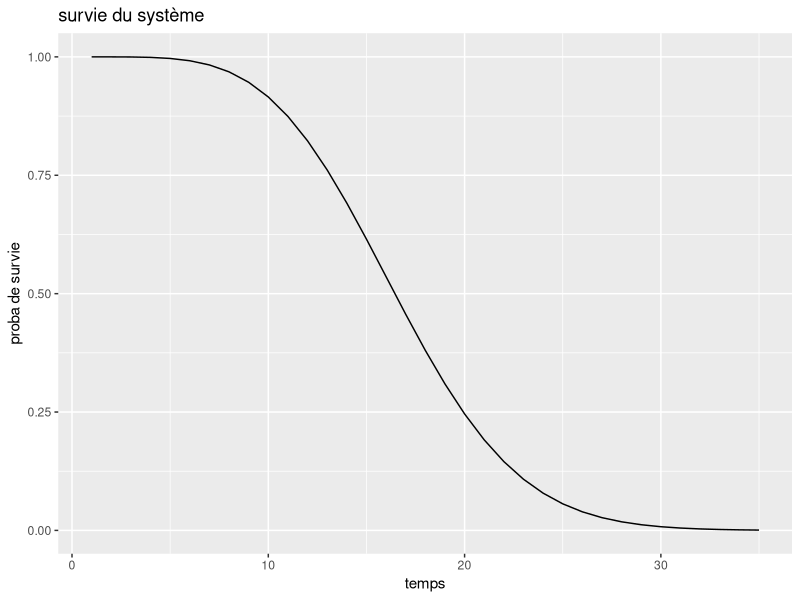
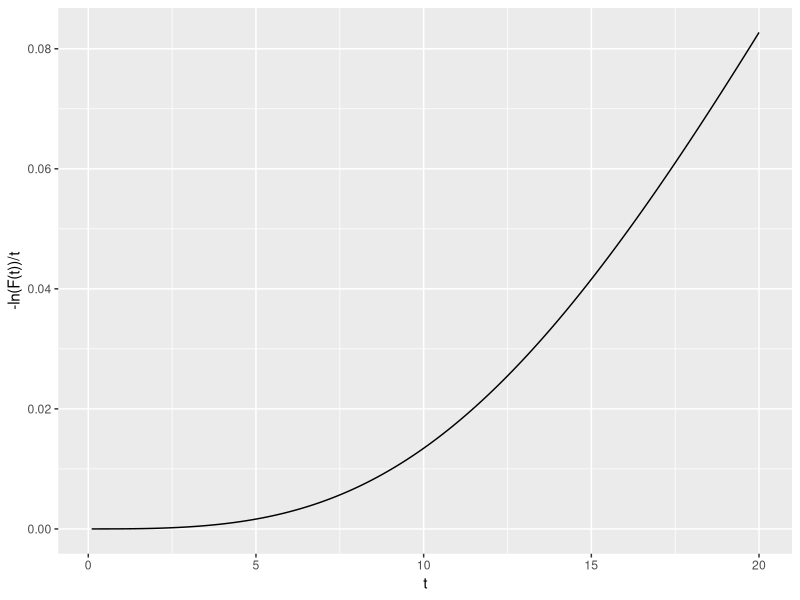
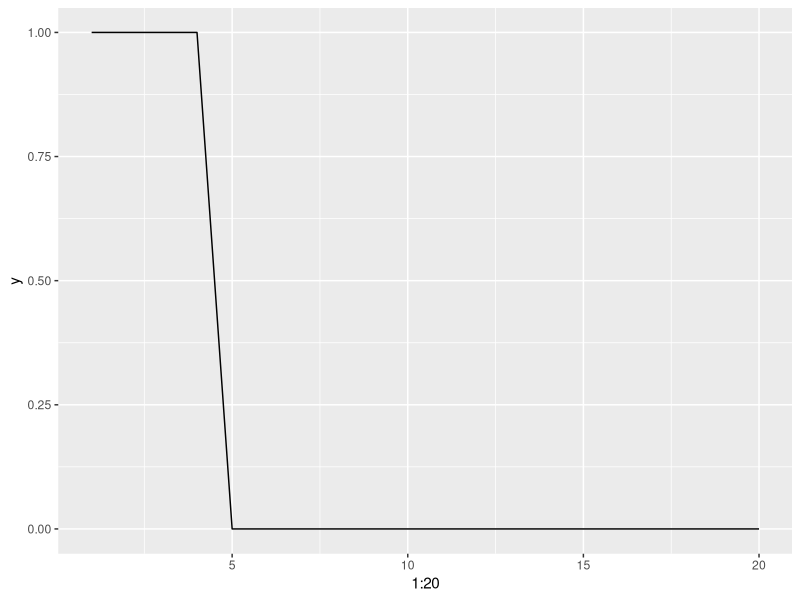
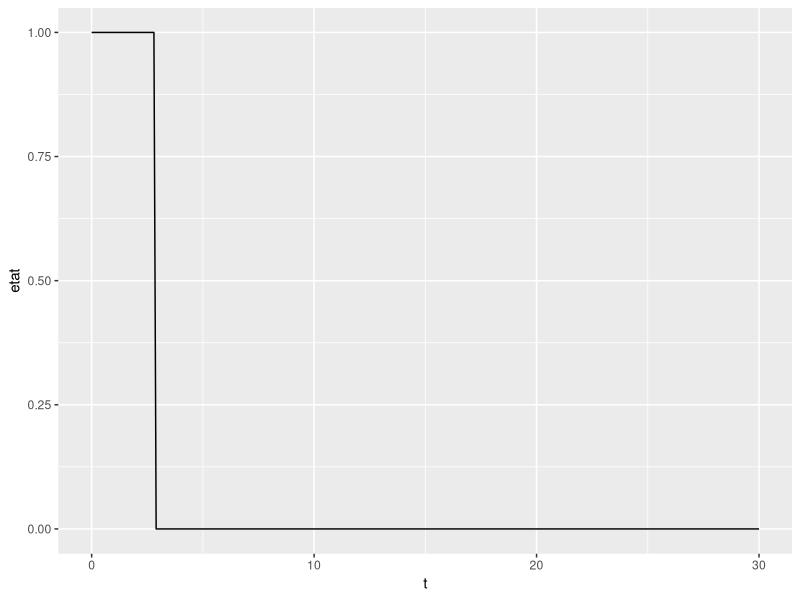
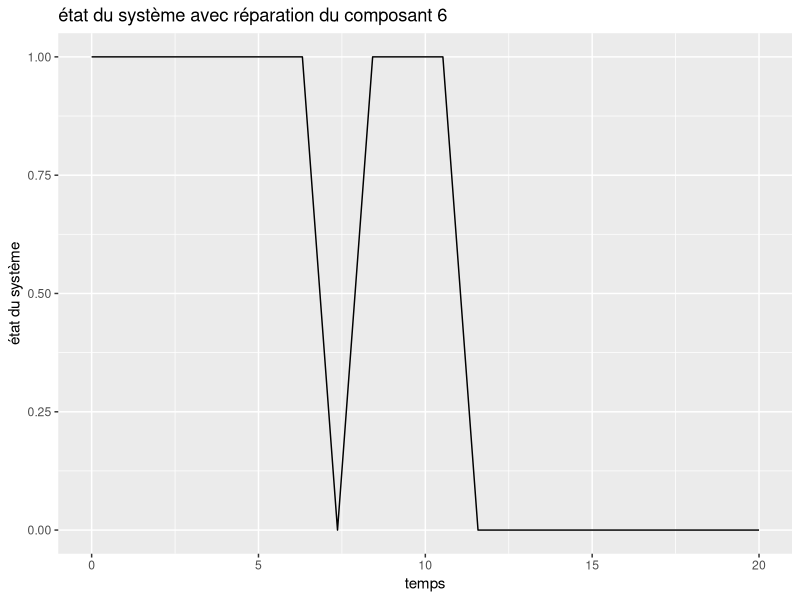

Reproduce these figures in R, in order.
library(magrittr)
library(dplyr)
library(ggplot2)

# TP 1 

## Question 1

phi <- function(x){
  rep <- ((x[3]*(1-(1-x[1])*(1-x[2]))*(1-(1-x[4])*(1-x[5])))+(1-x[3])*(1-(1-x[1]*x[4])*(1-x[2]*x[5])))*(1-(1-x[6]*x[7])*(1-x[8])*(1-x[9]))
  return(rep)
}

## Question 2

phi_function <- function(loi, lambda, beta, t){
  R1 <- 1-loi(t, shape = beta, scale = lambda)
  R2 <- 1-loi(t, shape = beta, scale = lambda)
  R3 <- 1-loi(t, shape = beta, scale = lambda)
  R4 <- 1-loi(t, shape = beta, scale = lambda)
  R5 <- 1-loi(t, shape = beta, scale = lambda)
  R6 <- 1-loi(t, shape = beta, scale = lambda)
  R7 <- 1-loi(t, shape = beta, scale = lambda)
  R8 <- 1-loi(t, shape = beta, scale = lambda)
  R9 <- 1-loi(t, shape = beta, scale = lambda)
  rep <- ((R3[t]*(1-(1-R1[t])*(1-R2[t]))*(1-(1-R4[t])*(1-R5[t])))+(1-R3[t])*(1-(1-R1[t]*R4[t])*(1-R2[t]*R5[t])))*(1-(1-R6[t]*R7[t])*(1-R8[t])*(1-R9[t]))
  return(rep)
}




## Question 3

# plot(phi_function(pweibull, 20, 2, 0:35), type = 'l')

g <- ggplot() +
  geom_line(aes(x = 1:35, y = phi_function(pweibull, 20, 2, 0:35))) +
  labs(title = "survie du système",
       x = "temps",
       y = "proba de survie")

g

## Question 4

# survie <- function(lambda, beta, t){
#   R1 <- 1-pweibull(t, shape = beta, scale = lambda)
#   R2 <- 1-pweibull(t, shape = beta, scale = lambda)
#   R3 <- 1-pweibull(t, shape = beta, scale = lambda)
#   R4 <- 1-pweibull(t, shape = beta, scale = lambda)
#   R5 <- 1-pweibull(t, shape = beta, scale = lambda)
#   R6 <- 1-pweibull(t, shape = beta, scale = lambda)
#   R7 <- 1-pweibull(t, shape = beta, scale = lambda)
#   R8 <- 1-pweibull(t, shape = beta, scale = lambda)
#   R9 <- 1-pweibull(t, shape = beta, scale = lambda)
#   rep <- -log(((R3[t]*(1-(1-R1[t])*(1-R2[t]))*(1-(1-R4[t])*(1-R5[t])))+(1-R3[t])*(1-(1-R1[t]*R4[t])*(1-R2[t]*R5[t])))*(1-(1-R6[t]*R7[t])*(1-R8[t])*(1-R9[t]))/t)
#   # rep <- -log(rep)/t
#   return(rep)
#   # rep <- -log(1 - phi_function(lambda, beta, t))/t
# }

survie <- function(lambda, beta, t){
  rep=NULL
  for(i in 1:length(t)){
    R1 <- 1-pweibull(t[i], shape = beta, scale = lambda)
    R2 <- 1-pweibull(t[i], shape = beta, scale = lambda)
    R3 <- 1-pweibull(t[i], shape = beta, scale = lambda)
    R4 <- 1-pweibull(t[i], shape = beta, scale = lambda)
    R5 <- 1-pweibull(t[i], shape = beta, scale = lambda)
    R6 <- 1-pweibull(t[i], shape = beta, scale = lambda)
    R7 <- 1-pweibull(t[i], shape = beta, scale = lambda)
    R8 <- 1-pweibull(t[i], shape = beta, scale = lambda)
    R9 <- 1-pweibull(t[i], shape = beta, scale = lambda)
    rep[i] <- -log(((R3*(1-(1-R1)*(1-R2))*(1-(1-R4)*(1-R5)))+(1-R3)*(1-(1-R1*R4)*(1-R2*R5)))*(1-(1-R6*R7)*(1-R8)*(1-R9)))/t[i]
  }
  return(rep)
}


# survie(20, 2, seq(0.1, 20, 0.1))

g <- ggplot() +
  geom_line(aes(x = seq(0.1, 20, 0.1), y = survie(20, 2, seq(0.1, 20, 0.1)))) +
  labs(x = "t",
       y = "-ln(F(t))/t")

g


# Question 5 
# simulation d'une loi de weibull avec la méthode des quantile. 

inverse_pweibull <- function(lambda, beta, u){
  rep <- lambda*(-(log(1-u)^(1/beta)))
  return(rep)
}

phi2 <- function(a, n, lambda, beta){
  t <- seq(0, a,length.out =n)
  y <- rep(0,n)
  u <- runif(9,0,1)
  x <- matrix(0, nrow = n, ncol = 9)
  
  for(i in 1:n){
    for(j in 1:9){
      if(t[i] < (lambda*(-log(u[j]))^(1/beta))){
        x[i,j] <- 1
      }
    }
    y[i] <- phi(x[i,])
  }
  return(y)
}
# phi2(4,20,2,1)
# plot(phi2(4,20,2,1),type="l")

g <- ggplot() +
  geom_line(aes(x = 1:20, y = phi2(4,20,2,1))) +
  labs(y = "y")

g

# Question 5 

# inverse_pweibull <- function(lambda, beta, u){
#   rep <- lambda*(-(log(1-u)^(1/beta)))
#   return(rep)
# }
# 
# phi2 <- function(lambda, beta, a, n){
#   u <- runif(9)
#   t <- seq(0, a, n)
#   x <- matrix(0, nrow = n, ncol = 9)
#   
#   for(i in 1:n){
#     for(j in 1:9){
#       if(t[i] < inverse_pweibull(lambda, beta, u)){
#         x[i,j] <- 1
#       }
#     }
#     rep[i] <- phi(x[i,])
#   }
# }

# Question 6

phi23 <- function(a, n, lambda, beta){
  t <- seq(0, a,length.out =n)
  y <- rep(0,n)
  u <- runif(9,0,1)
  x <- matrix(0, nrow = n, ncol = 9)
  for(i in 1:n){
    for(j in 1:9){
      if(t[i] < (lambda*(-log(u[j]))^(1/beta))){
        x[i,j] <- 1
      }
      
    }
    if (x[i,j]==0) { break }
    
  }
  return(i-1)
}
phi23(4,36,2,1)

# Question 7

n_realisation_T<-function(a, n, lambda, beta,ntot){
  vect=NULL
  for(i in 1:ntot){
    vect[i]=phi23(a, n, lambda, beta)
  }
  return(vect)
}
n_realisation_T(4,36,2,1,40)
sum(n_realisation_T(4,36,2,1,40))

mu=function(a, n, lambda, beta,ntot){
  v=n_realisation_T(a, n, lambda, beta,ntot)
  1/ntot*sum(v)
}
mu(4,36,2,1,40)

# Projet 2

## Question 1

phi <- function(x){
  rep <- (x[5]*((1-(1-x[1])*(1-x[2]))*(1-(1-x[3])*(1-x[4])))+(1-x[5])*(1-(1-x[1]*x[3])*(1-x[2]*x[4])))*x[6]*(1-(1-x[7]*x[10])*(1-x[8]*x[9]))
  return(rep)
}

# Question 2

lambda = 5
beta = 5
t <- seq(0, 30, 0.1)

simu_etat_systeme <- function(lambda, beta, t){
  X <- matrix(data = rep(0, 10*length(t)), ncol = 10, nrow = length(t))
  S <- rep(0,length(t))
  u <- runif(10, 0, 1)
  w <- rweibull(10, lambda, beta)
  max <- max(t)
  
  for(i in 1:length(t)){
    for(j in 1:10){
      if(t[i] < w[j]){
        X[i,j] <- 1
      }
    }
    S[i] <- phi(X[i,])
    if((S[i] == 0) && (S[i-1] == 1)){
      max <- t[i - 1]
    }
  }
  return(list(etat = S, last = max))
}

test <- simu_etat_systeme(lambda, beta, t)

g <- ggplot() +
  geom_line(aes(x = t, y = test[[1]])) +
  labs(x = "t",
       y = "etat")

g

# Simulation

simu_T <- function(n){
  n <- 100
  simu <- rep(-1, n)
  for(i in 1:n){
    simu[i] <- simu_etat_systeme(lambda, beta, t)[[2]]
  }
  return(simu)
}

n <- 100
simu <- simu_T(n)

esperance <- mean(simu)

confint <- c(mean(simu) - 1.96 * sd(simu)/sqrt(n), mean(simu) + 1.96 * sd(simu)/sqrt(n))

# code younes



# Exercice 3

# a <- 10
# n <- 100
# lambda <- 5
# beta <- 5
# inter <- 5
# t <- seq(0, a, length.out = n + 1)
# 
# phi2 <- function(a, n, lambda, beta, t, inter){
#   y <- rep(0,n)
#   u <- runif(10,0,1)
#   x <- matrix(0, nrow = n, ncol = 10)
#   p <- a/n*(1:n)*inter # p : vecteur qui contient les différents moments ou le méchanicien remet en marche la composante x[6]
#   # p ne donne pas ce que je veux
#   w <- rweibull(10, lambda, beta)
#   
#   for(i in 1:length(t)){
#     for(j in 1:10){
#       if(j == 6){
#         if(t[i] %in% p){
#           w[j] <- w[j] + t[i]
#         }
#       }
#       if(t[i] < w[j]){
#         x[i,j] <- 1
#       }
#     }
#     y[i] <- phi(x[i,])
#   }
#   return(y)
# }
# la fonction ne compile pas


# code camille

# Exercice 3
#  a

u=seq(0, 4,length.out =40)
# ----------------------------------------------------------------------------#
fonction_interval=function(n,inter,i){
  t=NULL
  d=NULL
  for (v in seq(1,n,inter)) {
    if(v==i){
      t[v]=1
    }
    else{
      t[v]=0
    }
  }
  t=t[!is.na(t)]
  t
  w=sum(t)
  if(w==0){
    d=0
  }
  else{
    d=1 
  }
  return(d)
}

fonction_interval(20,2,7)
seq(1,20,2)

#---------------------------------------------------------------------------#

phi2 <- function(a, n, lambda, beta,inter){
  t <- seq(0, a,length.out =n)
  y <- rep(0,n)
  u <- runif(10,0,1)
  x <- matrix(0, nrow = n, ncol = 10)
  
  for(i in 1:n){
    for(j in c(1,2,3,4,5,7,8,9,10)){
      if(t[i] < (lambda*(-log(u[j]))^(1/beta))){
        x[i,j] <- 1
      }
    }
  }
  d=0
  for(i in 1:n){
    if(t[i-d] < (lambda*(-log(u[6]))^(1/beta))){
      x[i,6] <- 1
    }
    if(fonction_interval(n,inter,i)==1 & x[i,6]==0){ 
      d <- i
      u[6] <- runif(1,0,1)
    }
  }
  # y[i] <- phi(x[i,])
  return(x)
}
(b=phi2(20,20,10,15,4))

phi3 <- function(a, n, lambda, beta,inter){
  y=NULL
  matrice=phi2(a, n, lambda, beta,inter)
  for (i in 1:n) {
    y[i]=phi(matrice[i,]) 
  }
  return(y)
}

a <- 20
n <- 20
lambda <- 15
beta <- 3
inter <- 7

(s=phi3(a,n,lambda,beta,inter))

g <- ggplot() +
  geom_line(aes(x = seq(0, a, length.out = n), y = phi3(a,n,lambda,beta,inter))) +
  labs(title = "état du système avec réparation du composant 6",
    x = "temps",
    y = "état du système")

g
#  b

#---   E(T)  ------------------------------------------------------

tp_i_de_panne <- function(a, n, lambda, beta,inter){
  y=NULL
  d=0
  matrice=phi2(a, n, lambda, beta,inter)
  for (i in 1:n) {
    y[i]=phi(matrice[i,]) 
  }
  for (i in n:1){
    if(y[i]==1 & i==n ){
      d=n
      break
    }
    if(y[i]==1){
      d=i+1
      break
    }
  }
  #  if(d==n){
  #    return("Pas de panne sur le temps T")
  #  }
  #  if(d<n & d>0){
  #    return(d)
  #  }
  return(d)
}
tp_i_de_panne(20,20,15,3,7)

nbtot_realisation_t=function(a, n, lambda, beta,inter,nbtot){
  vector=NULL
  for(i in 1:nbtot){
    vector[i]=tp_i_de_panne(a, n, lambda, beta,inter)
  }
  return(vector)
}

nbtot_realisation_t(20,20,15,3,7,8)

E_T=function(a, n, lambda, beta,inter,nbtot){
  t=nbtot_realisation_t(a, n, lambda, beta,inter,nbtot)
  moyenne=(1/nbtot)*sum(t)
  return(moyenne)
}
E_T(20,20,15,3,7,8)

#---   E(N)  ------------------------------------------------------

nb_intervention <- function(a, n, lambda, beta,inter){
  t <- seq(0, a,length.out =n)
  y <- rep(0,n)
  u <- runif(10,0,1)
  x <- matrix(0, nrow = n, ncol = 10)
  
  for(i in 1:n){
    for(j in c(1,2,3,4,5,7,8,9,10)){
      if(t[i] < (lambda*(-log(u[j]))^(1/beta))){
        x[i,j] <- 1
      }
    }
  }
  d=0
  intervention=0
  for(i in 1:n){
    if(t[i-d] < (lambda*(-log(u[6]))^(1/beta))){
      x[i,6] <- 1
    }
    if(fonction_interval(n,inter,i)==1){
      intervention <- intervention + 1
      if(x[i,6] == 0){
        d <- i
        u[6] <- runif(1,0,1)
      }
    }
  }
  return(intervention)
}
nb_intervention(20,20,15,3,7)


nb_realisation_intervention=function(a, n, lambda, beta,inter,nbtot){
  vector=NULL
  for(i in 1:nbtot){
    vector[i]=nb_intervention(a, n, lambda, beta,inter)
  }
  return(vector)
}

nb_realisation_intervention(20,20,15,3,7,7)

moyenne_intervention=function(a, n, lambda, beta,inter,nbtot){
  moyenne=(1/nbtot)*sum(nb_realisation_intervention(a, n, lambda, beta,inter,nbtot))
  return(moyenne)
}

moyenne_intervention(20,20,15,3,7,7)

recompense<-function(a, n, lambda, beta,inter,nbtot,cout,gain){
  r=gain*E_T(a, n, lambda, beta,inter,nbtot)-cout*moyenne_intervention(a, n, lambda, beta,inter,nbtot)
  return(r)
}
recompense(20,20,15,3,3,7,2,3.5)

a_val <- 20
n_val <- 20
lambda_val <- 15
beta_val <- 3
nbtot_val <- 7
cout_val <- 500
gain_val <- 250

recompense<-function(a=a_val, n=n_val, lambda=lambda_val, beta=beta_val,inter,nbtot=nbtot_val,cout=cout_val,gain=gain_val){
  r=gain*E_T(a, n, lambda, beta,inter,nbtot)-cout*moyenne_intervention(a, n, lambda, beta,inter,nbtot)
  return(r)
}
recompense(2)
solution=optimize(recompense,c(0, 20),maximum = TRUE)
solution
